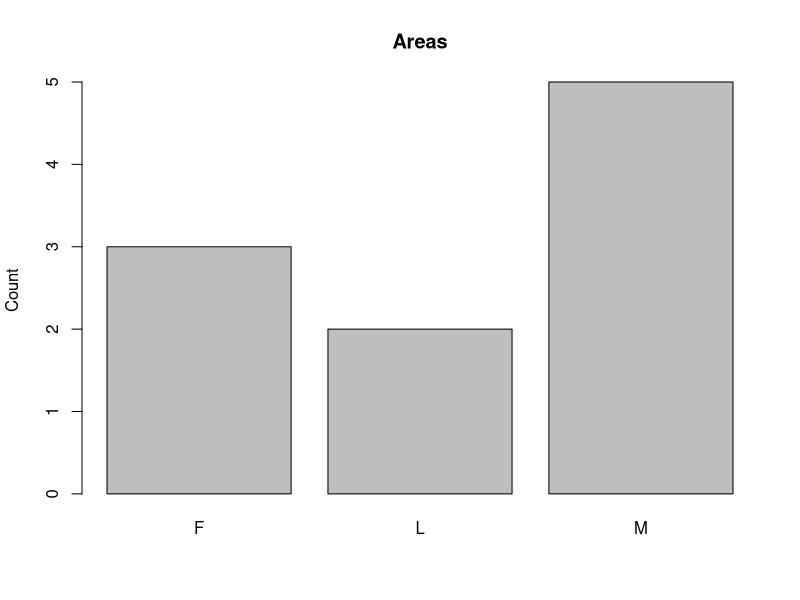
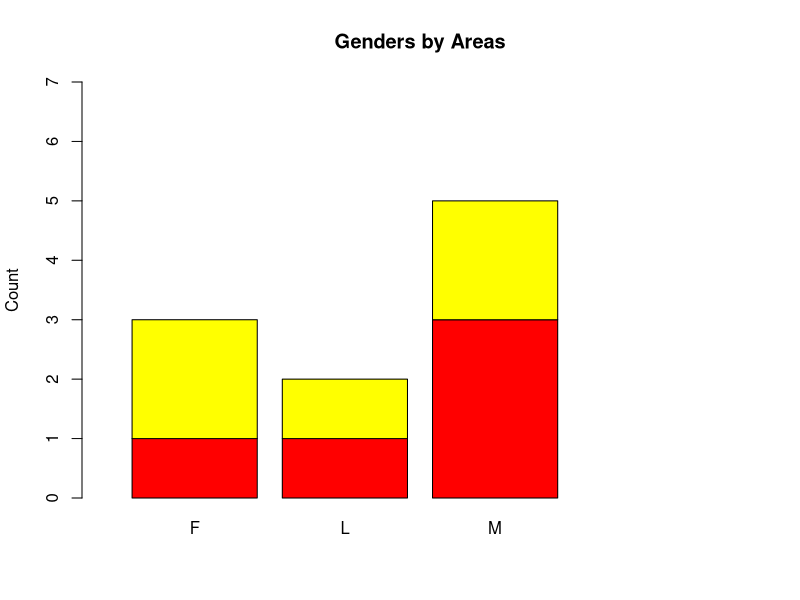

R code for these plots, in order: (Note: this script raises an error after producing the figures.)
# Taken courses subjects & genders of the attendees
courses <- data.frame(gender=c('F', 'F', 'M', 'F', 'M', 'F', 'M', 'M', 'M', 'F'),
                      areas=c('L', 'M', 'L', 'F', 'M', 'M', 'F', 'M', 'F', 'M'))

# Simple barplot counting the occurences of each subject
barplot(table(courses$areas), ylab="Count", main="Areas")

# Barplot containing information about genders
barplot(table(courses), ylab="Count", main="Genders by Areas", col=heat.colors(2), ylim=c(0,7), xlim=c(0,5))
legend("topright", legend=levels(courses$gender), fill=heat.colors(2))

# Courses taken by year
courses <- data.frame(areas=c('L', 'M', 'L', 'F', 'M', 'M', 'F', 'M', 'F', 'M',
                              'L', 'M', 'L', 'F', 'M', 'M', 'F', 'M', 'F', 'M',
                              'L', 'M', 'L', 'F', 'M', 'M', 'F', 'M', 'F', 'M'),
                      years=c('2014', '2015', '2015', '2014', '2014', '2016', '2016', '2015', '2015', '2015',
                              '2015', '2016', '2014', '2016', '2014', '2016', '2016', '2014', '2016', '2015',
                              '2015', '2016', '2016', '2016', '2015', '2016', '2014', '2016', '2016', '2016'))

barplot(table(courses), ylab="Count", main="Genders by Areas", col=rainbow(3), beside=TRUE, ylim=c(0,9), xlim=c(0,17))
legend("topright", legend=levels(courses$areas), fill=rainbow(3))

